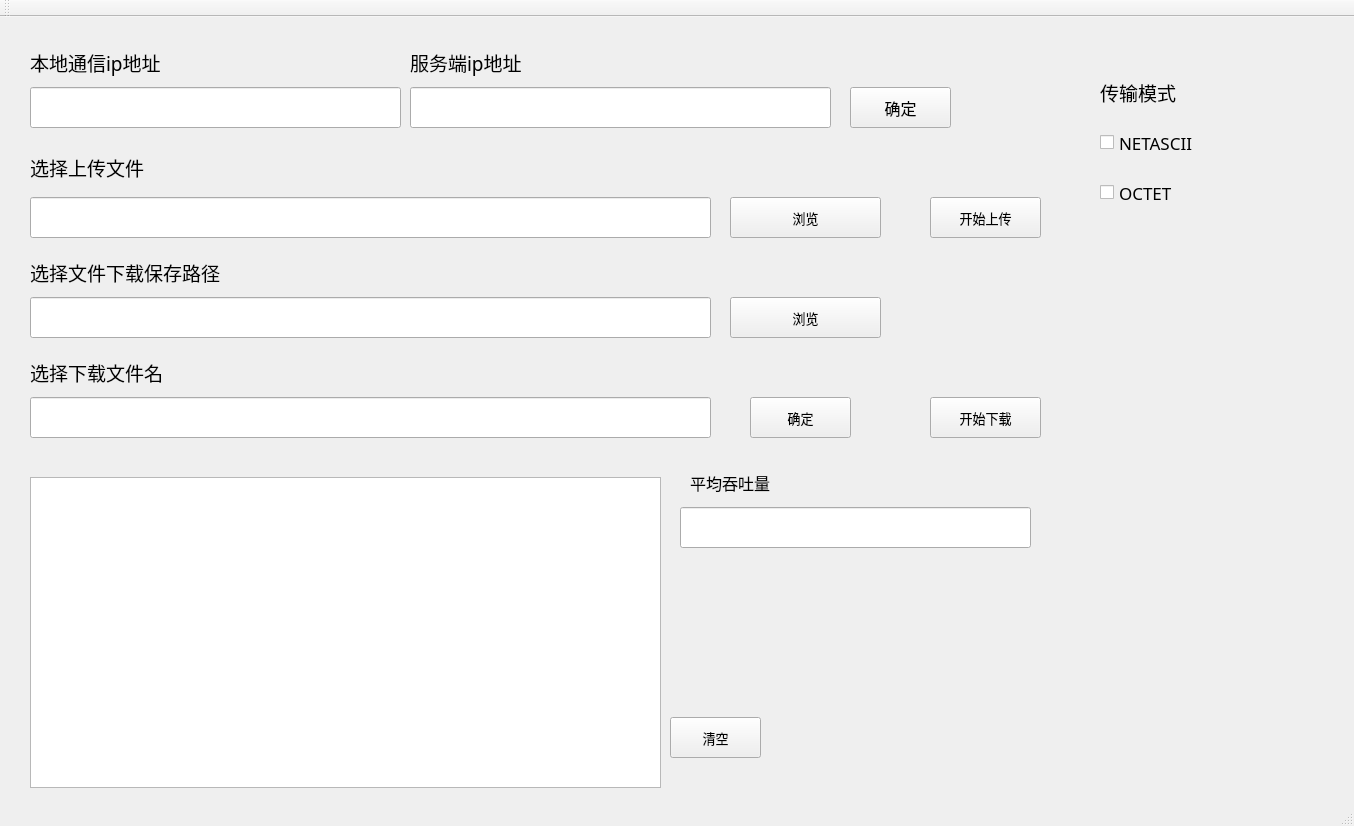
<?xml version="1.0" encoding="UTF-8"?>
<ui version="4.0">
 <class>MyTFTPClientClass</class>
 <widget class="QMainWindow" name="MyTFTPClientClass">
  <property name="geometry">
   <rect>
    <x>0</x>
    <y>0</y>
    <width>1354</width>
    <height>826</height>
   </rect>
  </property>
  <property name="windowTitle">
   <string>MyTFTPClient</string>
  </property>
  <widget class="QWidget" name="centralWidget">
   <widget class="QLabel" name="label">
    <property name="geometry">
     <rect>
      <x>410</x>
      <y>20</y>
      <width>421</width>
      <height>51</height>
     </rect>
    </property>
    <property name="font">
     <font>
      <family>Microsoft YaHei</family>
      <pointsize>14</pointsize>
     </font>
    </property>
    <property name="text">
     <string>服务端ip地址</string>
    </property>
   </widget>
   <widget class="QLineEdit" name="serverIPLine">
    <property name="geometry">
     <rect>
      <x>410</x>
      <y>70</y>
      <width>421</width>
      <height>41</height>
     </rect>
    </property>
    <property name="font">
     <font>
      <family>Times New Roman</family>
      <pointsize>12</pointsize>
     </font>
    </property>
    <property name="text">
     <string/>
    </property>
   </widget>
   <widget class="QLabel" name="label2">
    <property name="geometry">
     <rect>
      <x>30</x>
      <y>120</y>
      <width>381</width>
      <height>61</height>
     </rect>
    </property>
    <property name="font">
     <font>
      <family>Microsoft YaHei</family>
      <pointsize>14</pointsize>
     </font>
    </property>
    <property name="text">
     <string>选择上传文件</string>
    </property>
   </widget>
   <widget class="QLineEdit" name="uploadPathLine">
    <property name="geometry">
     <rect>
      <x>30</x>
      <y>180</y>
      <width>681</width>
      <height>41</height>
     </rect>
    </property>
    <property name="font">
     <font>
      <family>Times New Roman</family>
      <pointsize>12</pointsize>
     </font>
    </property>
    <property name="text">
     <string/>
    </property>
   </widget>
   <widget class="QLineEdit" name="downloadPathLine">
    <property name="geometry">
     <rect>
      <x>30</x>
      <y>380</y>
      <width>681</width>
      <height>41</height>
     </rect>
    </property>
    <property name="font">
     <font>
      <family>Times New Roman</family>
      <pointsize>12</pointsize>
     </font>
    </property>
    <property name="text">
     <string/>
    </property>
   </widget>
   <widget class="QLabel" name="label3">
    <property name="geometry">
     <rect>
      <x>30</x>
      <y>330</y>
      <width>401</width>
      <height>51</height>
     </rect>
    </property>
    <property name="font">
     <font>
      <family>Microsoft YaHei UI</family>
      <pointsize>14</pointsize>
     </font>
    </property>
    <property name="text">
     <string>选择下载文件名</string>
    </property>
   </widget>
   <widget class="QPushButton" name="setIPButton">
    <property name="geometry">
     <rect>
      <x>850</x>
      <y>70</y>
      <width>101</width>
      <height>41</height>
     </rect>
    </property>
    <property name="font">
     <font>
      <family>Microsoft YaHei</family>
      <pointsize>12</pointsize>
     </font>
    </property>
    <property name="text">
     <string>确定</string>
    </property>
   </widget>
   <widget class="QPushButton" name="uploadButton">
    <property name="geometry">
     <rect>
      <x>930</x>
      <y>180</y>
      <width>111</width>
      <height>41</height>
     </rect>
    </property>
    <property name="font">
     <font>
      <family>Microsoft YaHei</family>
      <pointsize>10</pointsize>
     </font>
    </property>
    <property name="text">
     <string>开始上传</string>
    </property>
   </widget>
   <widget class="QPushButton" name="downloadButton">
    <property name="geometry">
     <rect>
      <x>930</x>
      <y>380</y>
      <width>111</width>
      <height>41</height>
     </rect>
    </property>
    <property name="font">
     <font>
      <family>Microsoft YaHei</family>
      <pointsize>10</pointsize>
     </font>
    </property>
    <property name="text">
     <string>开始下载</string>
    </property>
   </widget>
   <widget class="QPushButton" name="selectFileButton">
    <property name="geometry">
     <rect>
      <x>730</x>
      <y>180</y>
      <width>151</width>
      <height>41</height>
     </rect>
    </property>
    <property name="font">
     <font>
      <family>Microsoft YaHei</family>
      <pointsize>10</pointsize>
     </font>
    </property>
    <property name="text">
     <string>浏览</string>
    </property>
   </widget>
   <widget class="QCheckBox" name="netasciiCheckBox">
    <property name="geometry">
     <rect>
      <x>1100</x>
      <y>100</y>
      <width>151</width>
      <height>51</height>
     </rect>
    </property>
    <property name="font">
     <font>
      <family>Microsoft YaHei</family>
      <pointsize>13</pointsize>
     </font>
    </property>
    <property name="text">
     <string>NETASCII</string>
    </property>
    <property name="iconSize">
     <size>
      <width>20</width>
      <height>20</height>
     </size>
    </property>
    <property name="tristate">
     <bool>false</bool>
    </property>
   </widget>
   <widget class="QCheckBox" name="octetCheckBox">
    <property name="geometry">
     <rect>
      <x>1100</x>
      <y>150</y>
      <width>151</width>
      <height>51</height>
     </rect>
    </property>
    <property name="font">
     <font>
      <family>Microsoft YaHei</family>
      <pointsize>13</pointsize>
     </font>
    </property>
    <property name="text">
     <string>OCTET</string>
    </property>
    <property name="iconSize">
     <size>
      <width>20</width>
      <height>20</height>
     </size>
    </property>
    <property name="tristate">
     <bool>false</bool>
    </property>
   </widget>
   <widget class="QLabel" name="label4">
    <property name="geometry">
     <rect>
      <x>1100</x>
      <y>50</y>
      <width>161</width>
      <height>51</height>
     </rect>
    </property>
    <property name="font">
     <font>
      <family>Microsoft YaHei</family>
      <pointsize>14</pointsize>
     </font>
    </property>
    <property name="text">
     <string>传输模式</string>
    </property>
   </widget>
   <widget class="QTextBrowser" name="textBrowser">
    <property name="geometry">
     <rect>
      <x>30</x>
      <y>460</y>
      <width>631</width>
      <height>311</height>
     </rect>
    </property>
    <property name="font">
     <font>
      <family>Times New Roman</family>
      <pointsize>11</pointsize>
     </font>
    </property>
   </widget>
   <widget class="QLabel" name="label5">
    <property name="geometry">
     <rect>
      <x>30</x>
      <y>20</y>
      <width>371</width>
      <height>51</height>
     </rect>
    </property>
    <property name="font">
     <font>
      <family>Microsoft YaHei</family>
      <pointsize>14</pointsize>
     </font>
    </property>
    <property name="text">
     <string>本地通信ip地址</string>
    </property>
   </widget>
   <widget class="QLineEdit" name="clientIPLine">
    <property name="geometry">
     <rect>
      <x>30</x>
      <y>70</y>
      <width>371</width>
      <height>41</height>
     </rect>
    </property>
    <property name="font">
     <font>
      <family>Times New Roman</family>
      <pointsize>12</pointsize>
     </font>
    </property>
    <property name="text">
     <string/>
    </property>
   </widget>
   <widget class="QLabel" name="label3_2">
    <property name="geometry">
     <rect>
      <x>30</x>
      <y>230</y>
      <width>391</width>
      <height>51</height>
     </rect>
    </property>
    <property name="font">
     <font>
      <family>Microsoft YaHei UI</family>
      <pointsize>14</pointsize>
     </font>
    </property>
    <property name="text">
     <string>选择文件下载保存路径</string>
    </property>
   </widget>
   <widget class="QLineEdit" name="savePathLine">
    <property name="geometry">
     <rect>
      <x>30</x>
      <y>280</y>
      <width>681</width>
      <height>41</height>
     </rect>
    </property>
    <property name="font">
     <font>
      <family>Times New Roman</family>
      <pointsize>12</pointsize>
     </font>
    </property>
    <property name="text">
     <string/>
    </property>
   </widget>
   <widget class="QPushButton" name="savePathButton">
    <property name="geometry">
     <rect>
      <x>750</x>
      <y>380</y>
      <width>101</width>
      <height>41</height>
     </rect>
    </property>
    <property name="font">
     <font>
      <family>Microsoft YaHei</family>
      <pointsize>10</pointsize>
     </font>
    </property>
    <property name="text">
     <string>确定</string>
    </property>
   </widget>
   <widget class="QPushButton" name="selectPathButton">
    <property name="geometry">
     <rect>
      <x>730</x>
      <y>280</y>
      <width>151</width>
      <height>41</height>
     </rect>
    </property>
    <property name="font">
     <font>
      <family>Microsoft YaHei</family>
      <pointsize>10</pointsize>
     </font>
    </property>
    <property name="text">
     <string>浏览</string>
    </property>
   </widget>
   <widget class="QLabel" name="label3_3">
    <property name="geometry">
     <rect>
      <x>690</x>
      <y>440</y>
      <width>161</width>
      <height>51</height>
     </rect>
    </property>
    <property name="font">
     <font>
      <family>Microsoft YaHei UI</family>
      <pointsize>12</pointsize>
     </font>
    </property>
    <property name="text">
     <string>平均吞吐量</string>
    </property>
   </widget>
   <widget class="QLineEdit" name="averageSpeedPathLine">
    <property name="geometry">
     <rect>
      <x>680</x>
      <y>490</y>
      <width>351</width>
      <height>41</height>
     </rect>
    </property>
    <property name="font">
     <font>
      <family>Times New Roman</family>
      <pointsize>12</pointsize>
      <weight>75</weight>
      <bold>true</bold>
     </font>
    </property>
    <property name="text">
     <string/>
    </property>
   </widget>
   <widget class="QPushButton" name="clearButton">
    <property name="geometry">
     <rect>
      <x>670</x>
      <y>700</y>
      <width>91</width>
      <height>41</height>
     </rect>
    </property>
    <property name="font">
     <font>
      <family>Microsoft YaHei UI</family>
      <pointsize>10</pointsize>
      <weight>50</weight>
      <bold>false</bold>
     </font>
    </property>
    <property name="text">
     <string>清空</string>
    </property>
   </widget>
  </widget>
  <widget class="QMenuBar" name="menuBar">
   <property name="geometry">
    <rect>
     <x>0</x>
     <y>0</y>
     <width>1354</width>
     <height>22</height>
    </rect>
   </property>
  </widget>
  <widget class="QToolBar" name="mainToolBar">
   <attribute name="toolBarArea">
    <enum>TopToolBarArea</enum>
   </attribute>
   <attribute name="toolBarBreak">
    <bool>false</bool>
   </attribute>
  </widget>
  <widget class="QStatusBar" name="statusBar"/>
 </widget>
 <layoutdefault spacing="6" margin="11"/>
 <resources>
  <include location="MyTFTPClient.qrc"/>
 </resources>
 <connections/>
</ui>
